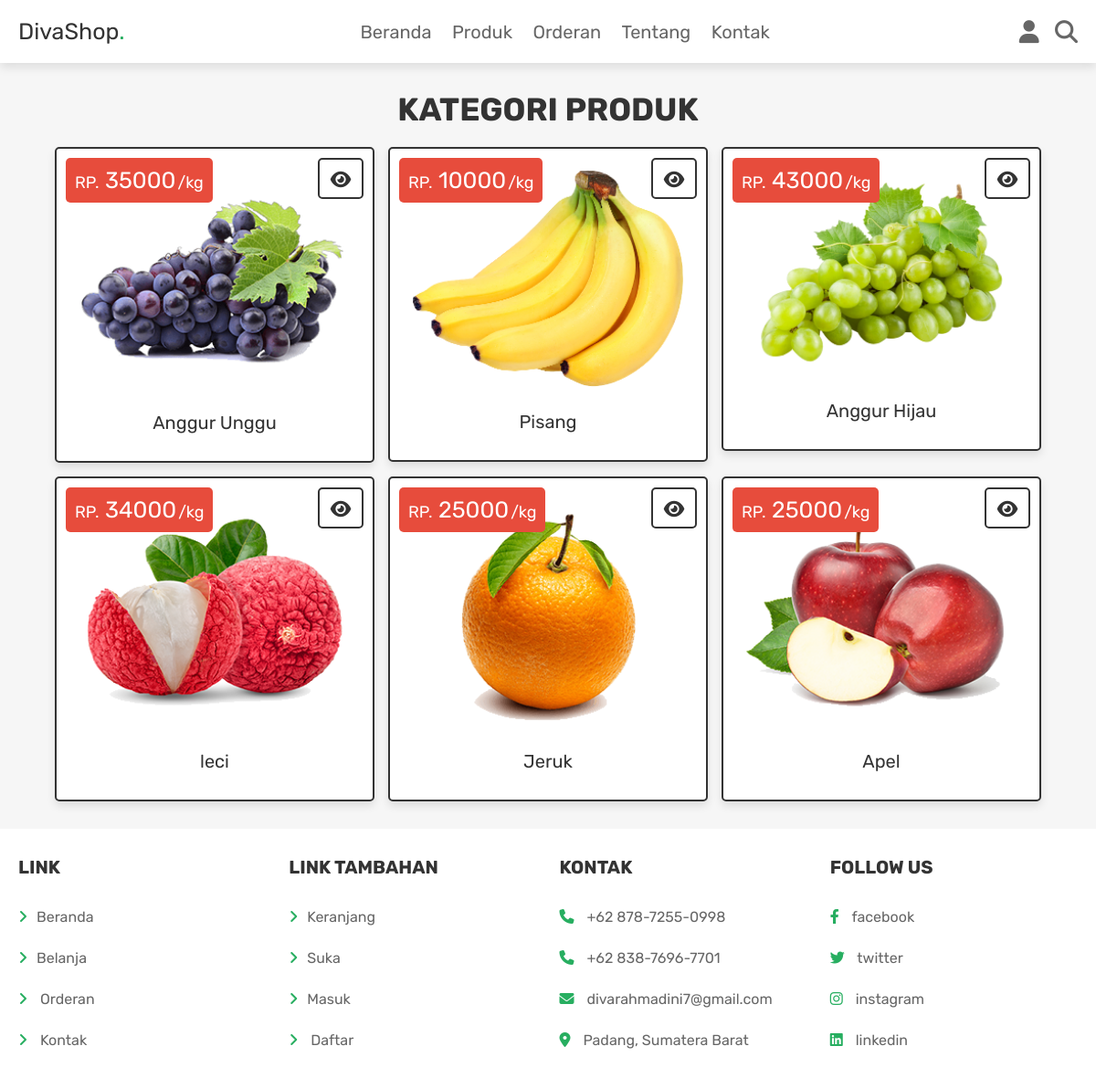
The app's page /penjual_category.php?category=fruits (signed in) with its own data.
### tables this page shows
CREATE TABLE `products` (
  `id` int(100) NOT NULL,
  `name` varchar(100) NOT NULL,
  `category` varchar(20) NOT NULL,
  `details` varchar(500) NOT NULL,
  `price` int(100) NOT NULL,
  `image` varchar(100) NOT NULL
);

### penjual_category.php (the view, shortened to what this page needs)
<?php
@include 'config.php';
?>
<!DOCTYPE html>
<html lang="en">
<head>
   <link rel="stylesheet" href="https://cdnjs.cloudflare.com/ajax/libs/font-awesome/6.1.1/css/all.min.css">
   <link rel="stylesheet" href="css/style.css">
</head>
<body>
<?php include 'penjual_header.php'; ?>
<section class="products">
   <h1 class="title">Kategori Produk</h1>
   <div class="box-container">
   <?php
      $category_name = $_GET['category'];
      $select_products = $conn->prepare("SELECT * FROM `products` WHERE category = ?");
      $select_products->execute([$category_name]);
      if($select_products->rowCount() > 0){
         while($fetch_products = $select_products->fetch(PDO::FETCH_ASSOC)){
   ?>
   <form action="" class="box" method="POST">
      <div class="price">RP. <span><?= $fetch_products['price']; ?></span>/kg</div>
      <a href="penjual_view_page.php?pid=<?= $fetch_products['id']; ?>" class="fas fa-eye"></a>
      <img src="uploaded_img/<?= $fetch_products['image']; ?>" alt="">
      <div class="name"><?= $fetch_products['name']; ?></div>
   </form>
   <?php
         }
      }else{
         echo '<p class="empty">Tidak ada produk</p>';
      }
   ?>
   </div>
</section>
<?php include 'footer.php'; ?>
</body>
</html>

### css/style.css (style rules this page uses)
.products .box-container { display: grid; grid-template-columns: repeat(auto-fit, 35rem); gap:1.5rem; justify-content: center; align-items: flex-start; }
.products .box-container .box { padding:2rem; text-align: center; border:var(--border); background-color: var(--white); box-shadow: var(--box-shadow); border-radius: .5rem; position: relative; }
.products .box-container .box .price { position: absolute; top:1rem; left:1rem; padding:1rem; border-radius: .5rem; background-color: var(--red); font-size: 1.8rem; color:var(--white); }
.products .box-container .box .price span { font-size: 2.5rem; color:var(--white); margin:0 .2rem; }
.products .box-container .box .fa-eye { position: absolute; top:1rem; right:1rem; border-radius: .5rem; height: 4.5rem; line-height: 4.3rem; width: 5rem; border:var(--border); color:var(--black); font-size: 2rem; background-color: var(--white); }
.products .box-container .box img { width: 100%; margin-bottom: 1rem; }
.products .box-container .box .name { font-size: 2rem; color:var(--black); padding:1rem 0; }

### css/components.css (style rules this page uses)
:root { --green:#27ae60; --orange:#f39c12; --red:#e74c3c; --black:#333; --light-color:#666; --white:#fff; --light-bg:#f6f6f6; --border:.2rem solid var(--black); --box-shadow:0 .5rem 1rem rgba(0,0,0,.1); }
* { font-family: 'Rubik', sans-serif; margin:0; padding:0; box-sizing: border-box; outline: none; border:none; text-decoration: none; color:var(--black); }
body { background-color: var(--light-bg); }
html { font-size: 62.5%; overflow-x: hidden; scroll-behavior: smooth; scroll-padding-top: 6.5rem; }
section { padding:3rem 2rem; max-width: 1200px; margin:0 auto; }
.title { text-align: center; margin-bottom: 2rem; text-transform: uppercase; color:var(--black); font-size: 3.5rem; }

### records on screen
products: price "35000", image (picture), name "Anggur Unggu"
products: price "10000", image (picture), name "Pisang"
products: price "43000", image (picture), name "Anggur Hijau"
products: price "34000", image (picture), name "leci"
products: price "25000", image (picture), name "Jeruk"
products: price "25000", image (picture), name "Apel"
